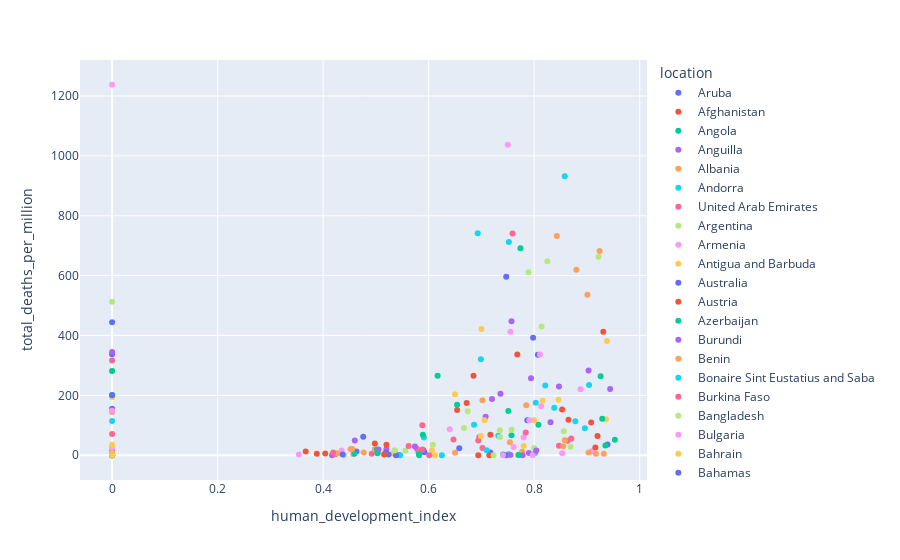

The notebook cell saved with this chart:
### Code cell
scatter_plot('2020-10-27', 'total_deaths_per_million', 'human_development_index')
